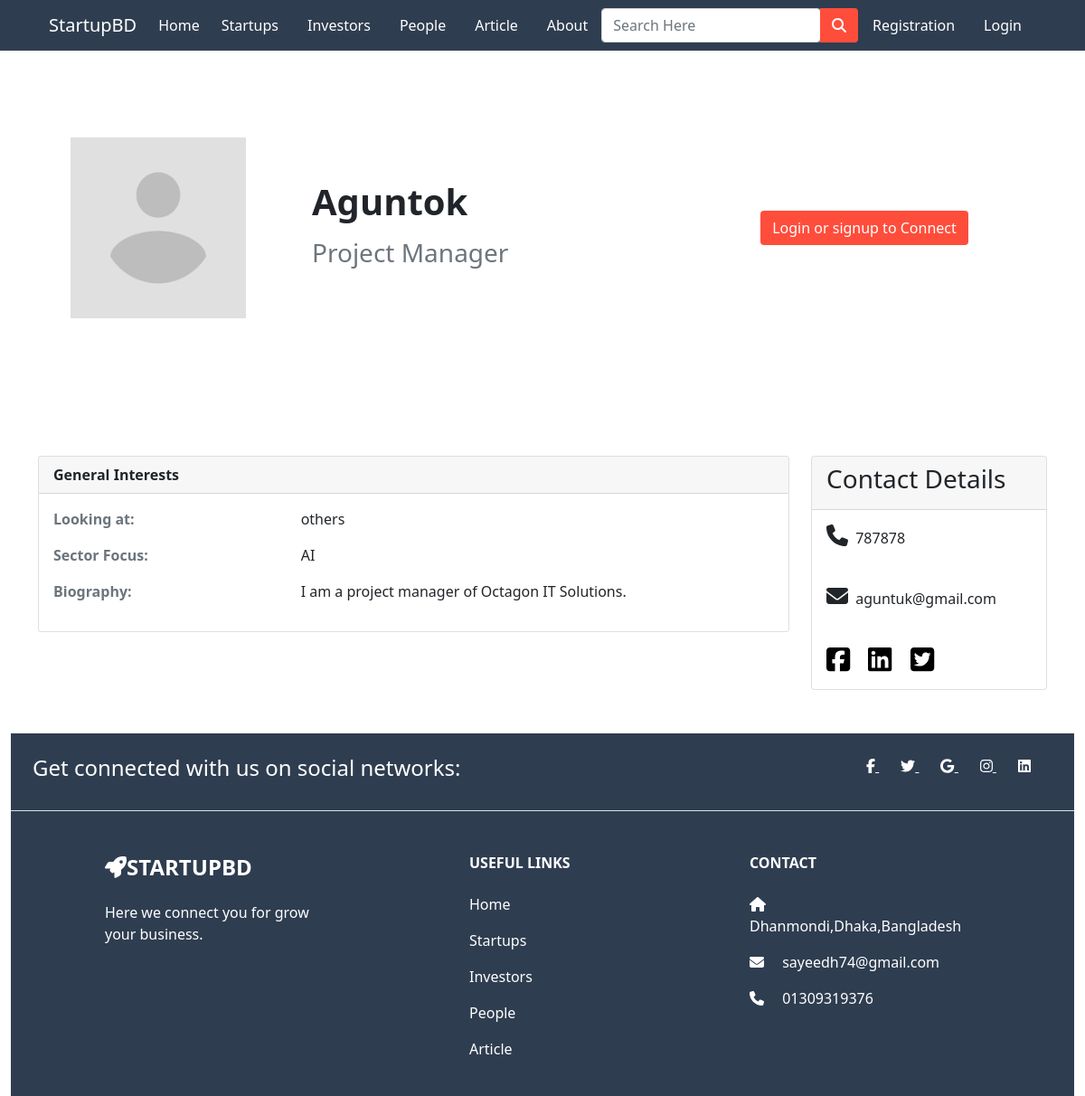
The app's page /customer_profile/1 with its own data.
### app/models.py (models this page shows, shortened)
class CustomerInfo(models.Model):
  user = models.ForeignKey(User, on_delete = models.CASCADE)
  name = models.CharField(max_length=100)
  biography=models.TextField(max_length=500,blank=True,null=True)
  email = models.EmailField(max_length=100, blank=True, null=True)
  mobile = models.CharField(max_length=20,blank=True,null=True)
  profession = models.CharField(max_length=50,blank=True,null=True)
  looking_at = models.CharField(choices=LOOK_CHOICES, max_length=100, null=True, blank=True)
  sector = models.CharField(max_length=100, choices=SECTOR,blank=True, null=True)
  image= models.ImageField(upload_to='images/',null=True,blank=True)
  facebook_link = models.URLField(blank=True)
  linkedin_link = models.URLField(blank=True)
  twitter_link = models.URLField(blank=True)

### app/views.py (the view)
# urls.py: path('customer_profile/<int:pk>',views.customer_profile,name='customer_profile'),
def customer_profile(request,pk):
  customer = CustomerInfo.objects.get(pk=pk)
  return render(request, 'app/customer_profile.html',{'customer':customer})

### app/templates/app/customer_profile.html (shortened to what this page needs)
{% extends 'app/base.html' %}
{% load static %}
{% block main-content %}
<div class="container my-5" style="padding: 40px;">
  <div class="row">
    <div class="col-md-12">
      <div class="card flex-row  mt-5" style="border: none;">
        <div class="card-body row px-2 align-items-center">
          <div class="col-md-3">
            <img src="{{ customer.image.url }}" width="80%" height="200px" alt="No images">
          </div>
          <div class="col-md-5">
            <h4 class="card-title">
              <h1><b>{{customer.name}}</b></h1>
            </h4>
            <p class="card-text">
            <h3 class="text-muted">{{customer.profession}}</h3>
            </p>
          </div>
          {% if customer.user.id == request.user.id %}
          <div class="col-md-4 text-center">
            <div class="flex-row">
              <a href="{% url 'user-profile' user.id %}" class="btn" style="background-color: #FF4D3B; color: white;">Update Profile</a>
            </div>
          </div>
          {% elif request.user.is_authenticated %}
          <div class="col-md-4 text-center">
            <div class="flex-row">
              <a href="#" class="btn" style="background-color: #FF4D3B; color: white;">Connect</a>
            </div>
          </div>
          {% else %}
          <div class="col-md-4 text-center">
            <div class="flex-row">
              <a href="{% url 'login' %}" class="btn" style="background-color: #FF4D3B; color: white;">Login or signup to Connect</a>
            </div>
          </div>
          {% endif %}
        </div>
      </div>
    </div>
  </div>
</div> <br> <br>
<div class="container">
  <div class="row">
    <div class="col-md-9">
      <div class="card ">
        <div class="card-header"><b> General Interests</b></div>
        <div class="card-body">
          <div class="row">
            <div class="col-4 text-muted">
              <p><b> Looking at:</b></p>
            </div>
            <div class="col-6">
              <p>{{customer.looking_at}}</p>
            </div>
          </div>
          <div class="row">
            <div class="col-4 text-muted">
              <p><b> Sector Focus:</b></p>
            </div>
            <div class="col-6">
              <p>{{customer.sector}}</p>
            </div>
          </div>
          <div class="row">
            <div class="col-4 text-muted">
              <p><b> Biography:</b></p>
            </div>
            <div class="col-6">
              <p>{{customer.biography}}</p>
            </div>
          </div>
        </div>
      </div>
    </div>
    <div class="col-md-3">
      <div class="card">
        <div class="card-header">
          <h3>Contact Details</h3>
        </div>
        <div class="card-body">
          <p><i style="font-size:24px" class="fa me-1">&#xf095;</i> {{customer.mobile}}</p>
          <br>
          <p><i style="font-size:24px" class="fa me-1">&#xf0e0;</i> {{customer.email}}</p>
          <br>
          <a href="{{customer.facebook_link}}" id="link"><i class="fab fa-facebook-square fa-2x"></i></a>
          <a class="mx-3" id="link" href="{{customer.linkedin_link}}"><i class="fab fa-linkedin fa-2x"></i></a>
          <a href="{{customer.twitter_link}}" id="link"><i class="fab fa-twitter-square fa-2x"></i></a>
        </div>
      </div>
    </div>
  </div>
</div>
<br><br>
{% endblock main-content %}

### app/templates/app/customer_profile.html (style rules this page uses)
#link { text-decoration: none; font-size: 15px; color: black; }

### records on screen
CustomerInfo: image (picture), name "Aguntok", profession "Project Manager", looking_at "others", sector "AI", biography "I am a project manager of Octagon IT Solutions.", mobile "787878", email "aguntuk@gmail.com"
